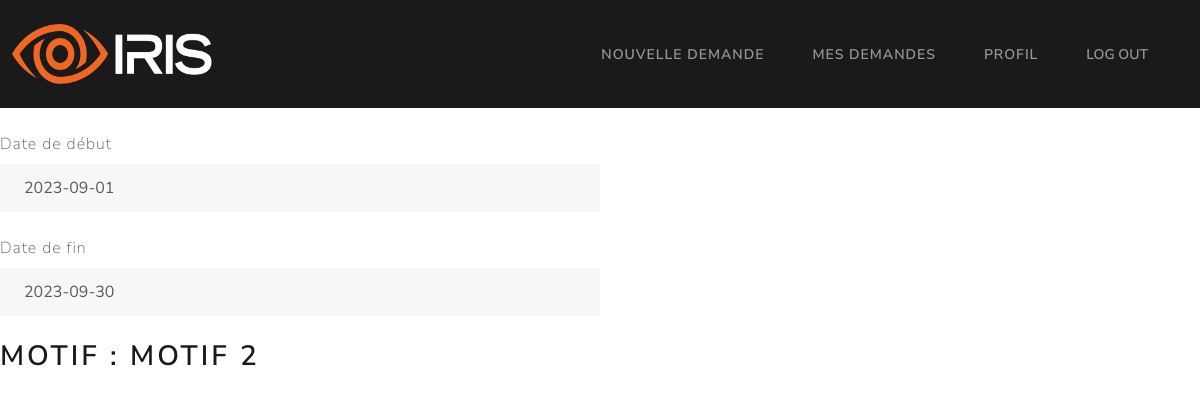
The app's page /employé/demande/1, older data.
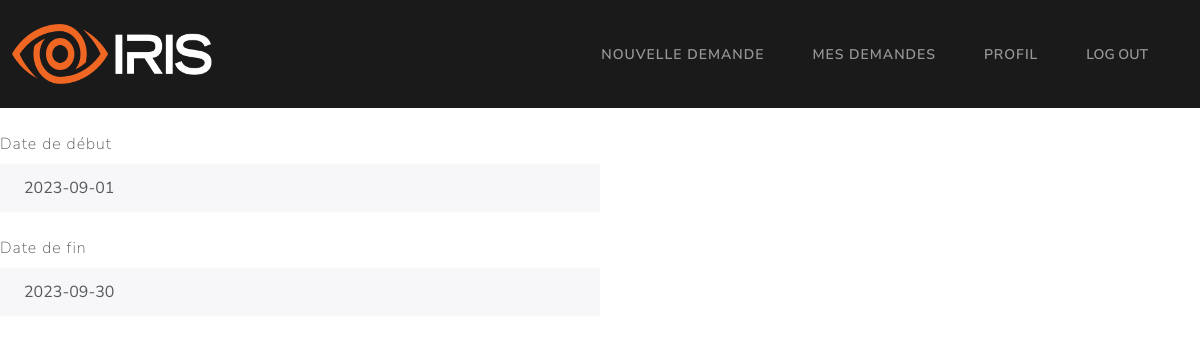
The same page, newer data.
### Models/models.py (models this page shows, shortened)
class demandeCongé(db.Model):
    id = db.Column(db.Integer, primary_key=True)
    date_debut = db.Column(db.String, unique=False, nullable=False)
    date_fin = db.Column(db.String, unique=False, nullable=False)
    statut = db.Column(db.String, unique=False, nullable=False)
    employee_matricule = db.Column(db.String, unique=False, nullable=False)
    motif_refus = db.Column(db.String, unique=False, nullable=True)

### app.py (the view)
@app.route("/employé/demande/<int:id>")
def demande(id):
	return getDemande(id)

### Controllers/employeeController.py (called while the page is built)
def getDemande(id):
    try:
        demande = demandeCongé.query.filter_by(id=id).first()
        return render_template('/user/demande.html', demande=demande)
    except Exception as e:
        return render_template('/user/demande.html', error=str(e))

### templates/user/demande.html (shortened to what this page needs)
{% extends '/user/base.html' %} {% block title %} Demande {% endblock %} {%
block content %}
<div class="form-group">
  <label class="form-label mt-4" for="readOnlyInput">Date de début</label>
  <input
    class="form-control"
    id="readOnlyInput"
    type="text"
    value={{
    demande.date_debut
    }}
    readonly=""
  />
</div>
<div class="form-group">
  <label class="form-label mt-4" for="readOnlyInput">Date de fin</label>
  <input
    class="form-control"
    id="readOnlyInput"
    type="text"
    value={{
    demande.date_fin
    }}
    readonly=""
  />
</div>
<br />
{% if demande.statut == 'Processing' %}
<button
  style="float: left; margin-right: 50px"
  class="btn btn-warning"
  onclick="window.location='demande/{{ demande.id }}/edit';"
>
  Modifier la demande
</button>
<form action="/employé/demande/{{ demande.id }}/delete" method="POST">
  <button type="Submit" class="btn btn-danger">Annuler la demande</button>
</form>
{% elif demande.statut == 'Refused' %}
<h2>Motif : {{ demande.motif_refus }}</h2>
{% endif %} {{ error }} {% endblock %}

Row changes from the older to the newer data that the page shows:
changed demandeCongé: statut "Refused" → "Accepted" (drawn); motif_refus "MOTIF 2" → (not shown)
Text that changed along with them:
text no longer shown: "MOTIF :"
